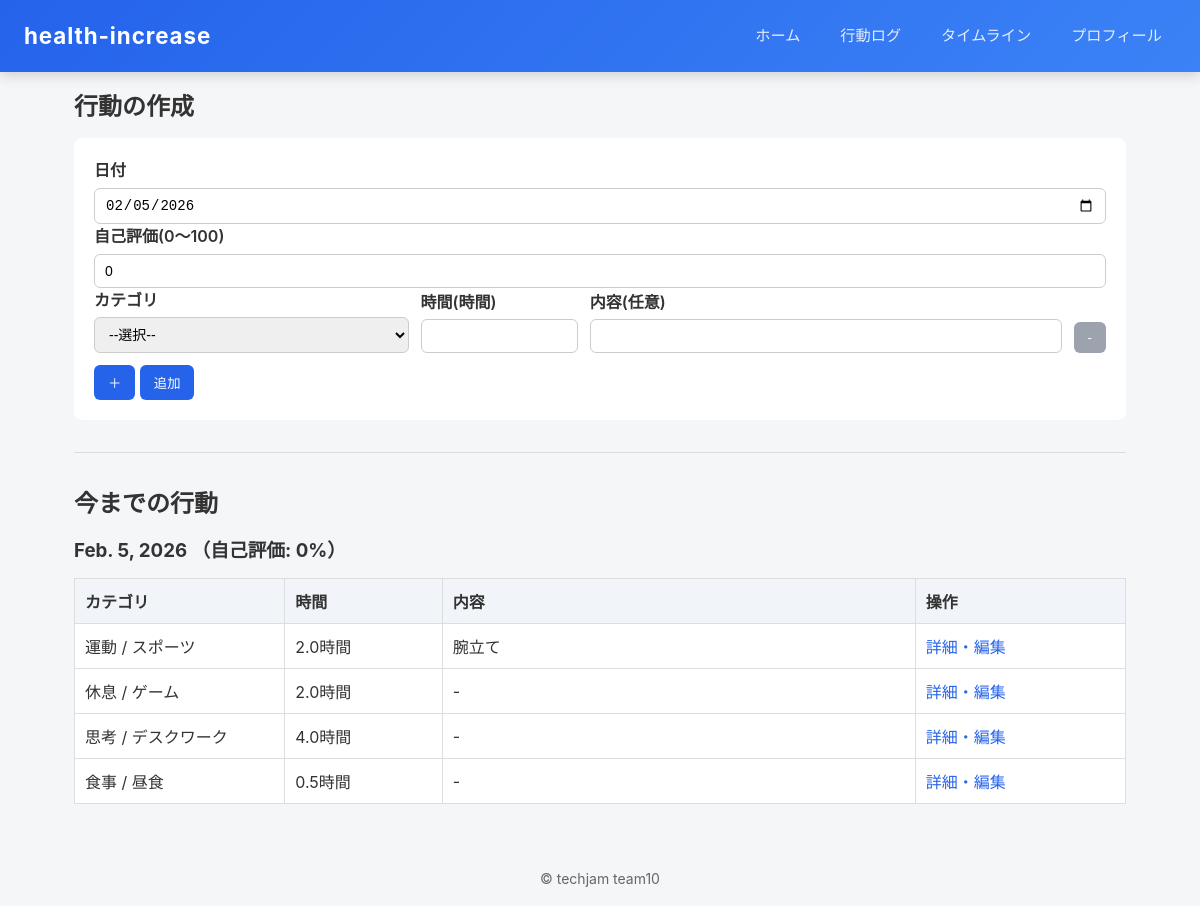
The page /lifestyle/ (signed in) on the database its author committed.
### healthapp/models.py (models this page shows, shortened)
class LifeStyle(models.Model):
    id = models.BigAutoField(primary_key=True)
    user = models.ForeignKey(
        User,
        on_delete=models.CASCADE,
        related_name="life_styles"
    )
    date = models.DateField()
    time = models.DecimalField(
        max_digits=5,
        decimal_places=1,
        validators=[MinValueValidator(0)]
    )
    category = models.ForeignKey(
        Category,
        on_delete=models.PROTECT,
        related_name="life_styles"
    )
    content = models.TextField(
        blank=True
    )
    self_evaluation = models.SmallIntegerField(
        default=0,
        validators=[MinValueValidator(0), MaxValueValidator(100)]
    )

class Category(models.Model):
    id = models.BigAutoField(primary_key=True)
    parent = models.ForeignKey(
        "self",
        null=True,
        blank=True,
        on_delete=models.CASCADE,
        related_name="children"
    )
    parent = models.ForeignKey('self', on_delete=models.CASCADE, null=True, blank=True, related_name='children')
    title = models.CharField(
        max_length=100
    )
    class Meta:
        db_table = "category"
        unique_together = ("parent", "title")
        ordering = ["parent_id", "id"]
    def __str__(self):
        if self.parent:
            return f"{self.parent.title} / {self.title}"
        return self.title

### healthapp/views.py (the view, shortened to what this page needs)
# urls.py: path('lifestyle/', views.lifestyle, name='lifestyle'),
@login_required
def lifestyle(request):
    notice = ""
    category_groups = get_category_groups()
    allowed_category_values = get_allowed_category_values()
    rows = [{"category_value": "", "time": "", "content": ""}]
    date_value = date.today()
    self_evaluation_value = 0
    items = list_lifestyles(request.user)
    grouped_items = OrderedDict()
    for item in items:
        grouped_items.setdefault(item.date, []).append(item)
    return render(
        request,
        "healthapp/lifestyle.html",
        {
            "items": items,
            "grouped_items": grouped_items.items(),
            "notice": notice,
            "category_groups": category_groups,
            "rows": rows,
            "date_value": date_value,
            "self_evaluation_value": self_evaluation_value,
        },
    )

### healthapp/services/category.py (called while the page is built)
def get_category_groups() -> List[Dict[str, List[Dict[str, str]]]]:
    return [
        {
            "parent": parent,
            "children": [
                {"title": child, "value": build_category_value(parent, child)}
                for child in children
            ],
        }
        for parent, children in CATEGORY.items()
    ]

def build_category_value(parent_title: str, child_title: str) -> str:
    return f"{parent_title}::{child_title}"

def get_allowed_category_values() -> set:
    return {
        build_category_value(parent, child)
        for parent, children in CATEGORY.items()
        for child in children
    }

### healthapp/services/lifestyle.py (called while the page is built)
def list_lifestyles(user: User) -> QuerySet[LifeStyle]:
    return LifeStyle.objects.filter(user=user).order_by("-date", "-id")

### healthapp/templates/healthapp/lifestyle.html (shortened to what this page needs)
{% extends 'base.html' %}
{% load static %}
{% block content %}
<link rel="stylesheet" href="{% static 'healthapp/css/style.css' %}">
<link rel="stylesheet" href="{% static 'healthapp/css/lifestyle.css' %}">
<h2>行動の作成</h2>
<form method="post" action="{% url 'healthapp:lifestyle' %}">
	<div>
		<label for="id_date">日付</label>
		<input type="date" name="date" id="id_date" value="{{ date_value|date:'Y-m-d' }}">
	</div>
	<div>
		<label for="id_self_evaluation">自己評価(0〜100)</label>
		<input
			type="number"
			name="self_evaluation"
			id="id_self_evaluation"
			min="0"
			max="100"
			value="{{ self_evaluation_value }}"
		>
	</div>
	<div id="action-rows">
		{% for row in rows %}
		<div class="action-row">
			<div>
				<label>カテゴリ</label>
				<select name="category">
					<option value="">--選択--</option>
				</select>
			</div>
			<div>
				<label>時間(時間)</label>
				<input type="number" name="time" min="0" step="0.1" value="{{ row.time }}">
			</div>
			<div>
				<label>内容(任意)</label>
				<input type="text" name="content" value="{{ row.content }}">
			</div>
			<div>
				<button type="button" class="remove-row">-</button>
			</div>
		</div>
		{% endfor %}
	</div>
	<button type="button" id="add-row">＋</button>
	<button type="submit">追加</button>
</form>
<hr>
<h2>今までの行動</h2>
{% if grouped_items %}
	{% for group_date, group in grouped_items %}
		<section class="lifestyle-group">
			<h3>
				{{ group_date }}
				<span>（自己評価: {{ group.0.self_evaluation }}%）</span>
			</h3>
			<table border="1">
				<thead>
					<tr>
						<th class="column1">カテゴリ</th>
						<th class="column2">時間</th>
						<th class="column3">内容</th>
						<th class="column4">操作</th>
					</tr>
				</thead>
				<tbody>
					{% for item in group %}
					<tr>
						<td>{{ item.category }}</td>
						<td>{{ item.time }}時間</td>
						<td>{{ item.content|default:"-" }}</td>
						<td>
							<a href="{% url 'healthapp:lifestyle_detail' group_date|date:'Y-m-d' %}">詳細・編集</a>
						</td>
					</tr>
					{% endfor %}
				</tbody>
			</table>
		</section>
	{% endfor %}
{% else %}
	<p>行動がありません。</p>
{% endif %}
{% endblock %}

### healthapp/static/healthapp/css/style.css (style rules this page uses)
* { box-sizing: border-box; }
body { margin: 0; font-family: -apple-system, BlinkMacSystemFont, "Hiragino Kaku Gothic ProN", "Noto Sans JP", sans-serif; background: #f4f6f8; color: #333; line-height: 1.6; }
h1, h2, h3 { margin: 0 0 12px; }
a { color: #2563eb; text-decoration: none; }
section { margin-bottom: 32px; }
hr { margin: 32px 0; border: none; border-top: 1px solid #ddd; }
form { background: #fff; padding: 20px; border-radius: 8px; }
label { font-weight: 600; display: block; margin-bottom: 4px; }
input, select, textarea { width: 100%; padding: 8px 10px; border: 1px solid #ccc; border-radius: 6px; font-size: 14px; }
button { padding: 8px 14px; border: none; border-radius: 6px; background: #2563eb; color: #fff; cursor: pointer; }
button[disabled] { background: #9ca3af; cursor: not-allowed; }
.action-row { display: grid; grid-template-columns: 2fr 1fr 3fr auto; gap: 12px; align-items: end; margin-bottom: 12px; }
.remove-row { background: #ef4444; }
table { width: 100%; border-collapse: collapse; background: #fff; }
th, td { padding: 10px; border: 1px solid #ddd; }
th { background: #f1f5f9; text-align: left; }

### healthapp/static/healthapp/css/lifestyle.css (style rules this page uses)
.column1 { width: 20%; }
.column2 { width: 15%; }
.column3 { width: 45%; }
.column4 { width: 20%; }

### rows shown on the page
LifeStyle: date "Feb. 5, 2026", self_evaluation "0", category "運動 / スポーツ", time "2.0", content "腕立て"
LifeStyle: category "休息 / ゲーム", time "2.0", content "-"
LifeStyle: category "思考 / デスクワーク", time "4.0", content "-"
LifeStyle: category "食事 / 昼食", time "0.5", content "-"
